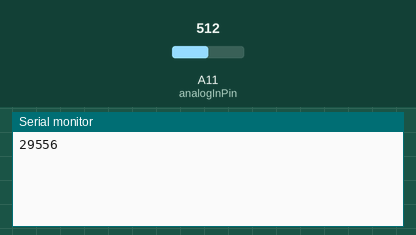
This sketch was run on a simulated Arduino Leonardo, built with avr-gcc and run on an emulated ATmega32U4. Shown: the last lines printed to the serial monitor. Inputs (shaded band) come from the test bench; at power-on: A11 (analogInPin) = 512. USB keyboard and mouse output is not drawn.

Above: at 1.2 s.
1.3 s: A11 (analogInPin) set to 716
At 2.0 s:
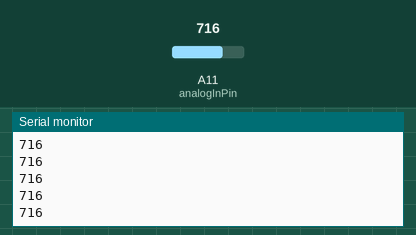
2.8 s: A11 (analogInPin) set to 900
At 3.6 s:
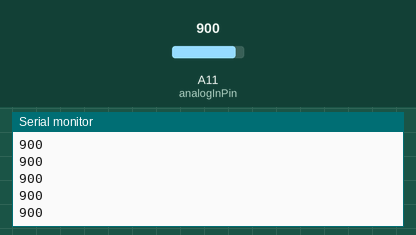
Timing chart, 0 to 5.8 s (numbered marks = the images above; inputs shaded):
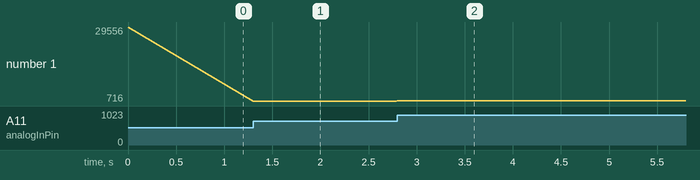

The sketch:

VideoGameCode.ino
```cpp
// use arduino due or other compatible board with USBHost/HID
#include "Keyboard.h" // introduce the keyboard function


int i = 0;
unsigned t = 0;   // the time variable
unsigned v = 0;   // the voltage value
unsigned s=0;  // start time

const int analogInPin = A11;
const int emgPin = A11;
const int threshold = 513; //set for forearm, may need to be adjusted
int emgValue = 0;
int prevEmgValue = 0;
bool muscleContraction = false;


void setup() {
  Serial.begin(9600); //baud rate
  Serial.println('Test');
  pinMode(analogInPin, INPUT);
  Keyboard.begin();
  Keyboard.end();
 }

void loop() {
  emgValue = analogRead(emgPin);

  // Check if muscle contraction is detected
  if (emgValue > threshold) {
    muscleContraction = true;
     Serial.println(emgValue); //prints the value of EMG in the serial monitor if above the set threshold
     Keyboard.print(' '); //keyboard prints space for each contraction

  } else {
    muscleContraction = false;
    Keyboard.releaseAll();
  }

  // Update previous EMG sensor reading
  prevEmgValue = muscleContraction;


  // Add a delay to avoid continuous readings
  delay(10);
}
```

Measured:
- after the input at 1.3 s, the serial monitor: prints a new line at once (image 1)
- after the input at 2.8 s, the serial monitor: prints a new line at once (image 2)
- plotted number 1: 29556 → 716 after the input at 1.3 s, 716 → 900 after the input at 2.8 s
